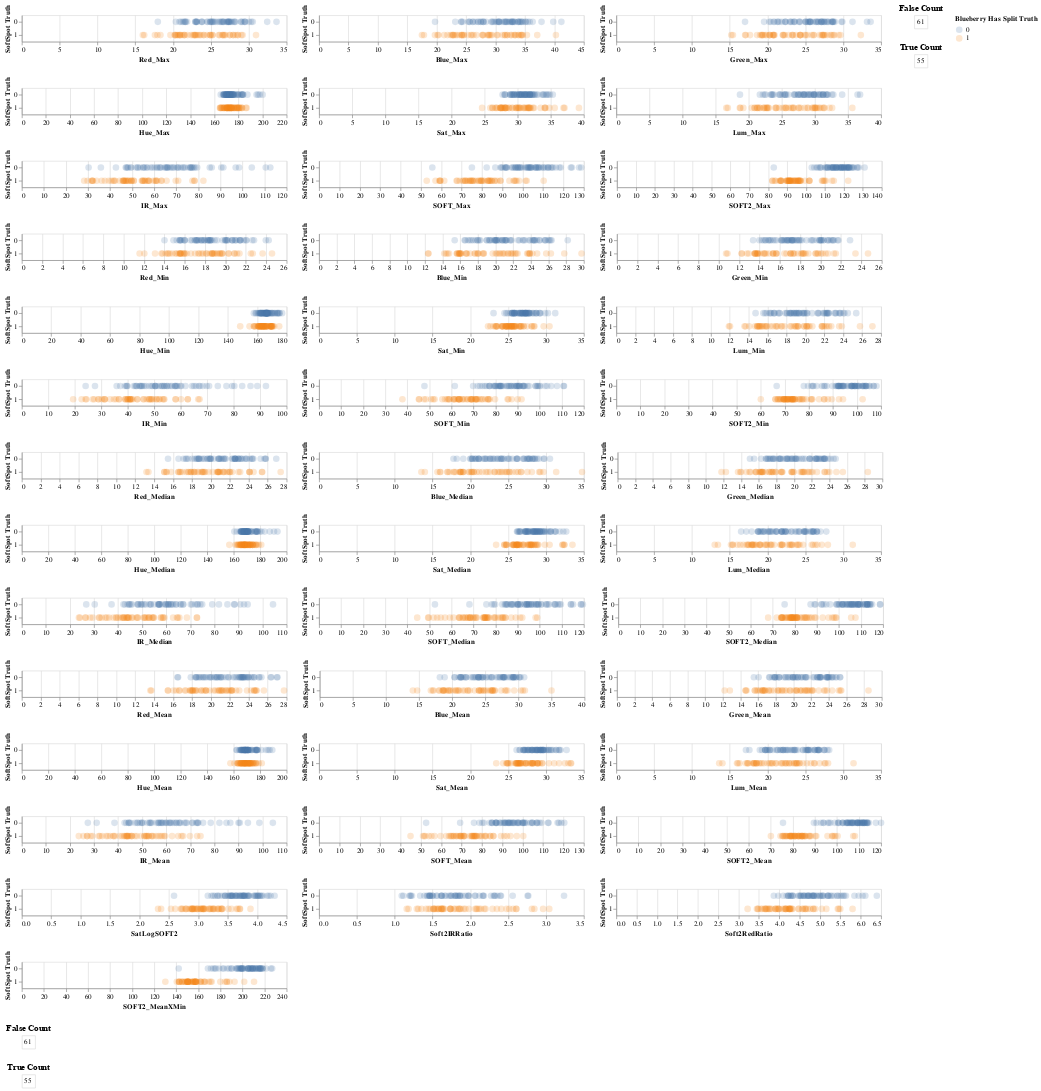

The code cell stored with this chart in its notebook:
### Code cell
## set type interval

choice = frame
brush1 = alt.selection_interval(
    on="[mousedown[event.altKey], mouseup] > mousemove",
    name='brush1',
    encodings = ['x']
)
brush2 = alt.selection_interval(
    on="[mousedown[event.shiftKey], mouseup] > mousemove",
    mark=alt.BrushConfig(fill="#fdbb84", fillOpacity=0.5, stroke="#e34a33"),
    name='brush2',
    encodings = ['x']
)
brush3 = alt.selection_interval(
    on="[mousedown[event.ctrlKey], mouseup] > mousemove",
    encodings=['x'],
    mark=alt.BrushConfig(fill="#757575", fillOpacity=0.5, stroke="#e34a33")
  )
# brush4 = alt.selection_interval(encodings=['x'])
# brush5 = alt.selection_interval(encodings=['x'])

chart = alt.Chart(choice).mark_circle(opacity = 0.2, size = 100).encode(
    alt.Y('Blueberry Has Split Truth:N', title = 'SoftSpot Truth'),
    color = alt.condition(brush1 & brush2 & brush3, 'Blueberry Has Split Truth:N', alt.value('lightgray'))
).add_selection(
    brush1, brush2, brush3
)

# chart = alt.Chart(choice).mark_circle(opacity = 0.2, size = 100).encode(
#     y = 'Blueberry Has Split Truth:N'
# )

tbrush1 = alt.selection_interval(encodings = ['x'])
tbrush2 = alt.selection_interval(encodings = ['x'])
tbrush3 = alt.selection_interval(encodings = ['x'])

# Base chart for Matrix
fp = alt.Chart(choice[choice['Blueberry Has Split Truth'] == 0]).mark_text().encode(
  y=alt.Y('count:O',axis=None)
).transform_filter(
    brush1 & brush2 & brush3
)

tp = alt.Chart(choice[choice['Blueberry Has Split Truth'] == 1]).mark_text().encode(
  y=alt.Y('count:O',axis=None)
).transform_filter(
    brush1 & brush2 & brush3
)

# print('Correlation')
# rounding = 3
# print([round(corrMax['Red_Max']['Blueberry Has Split Truth'], rounding),round(corrMax['Blue_Max']['Blueberry Has Split Truth'], rounding),round(corrMax['Green_Max']['Blueberry Has Split Truth'], rounding)])
# print([round(corrMax['Hue_Max']['Blueberry Has Split Truth'], rounding),round(corrMax['Sat_Max']['Blueberry Has Split Truth'], rounding),round(corrMax['Lum_Max']['Blueberry Has Split Truth'], rounding)])
# print([round(corrMax['IR_Max']['Blueberry Has Split Truth'], rounding),round(corrMax['SOFT_Max']['Blueberry Has Split Truth'], rounding),round(corrMax['SOFT2_Max']['Blueberry Has Split Truth'], rounding)])

m_0 = fp.encode(text = 'count():N', key = 'Blueberry Has Split Truth').properties(title='False Count')
m_1 = tp.encode(text = 'count():N', key = 'Blueberry Has Split Truth').properties(title='True Count')

cmax = (chart.encode(x='Red_Max:Q') | chart.encode(x='Blue_Max:Q') | chart.encode(x='Green_Max:Q')) & (chart.encode(x='Hue_Max:Q') | chart.encode(x='Sat_Max:Q') | chart.encode(x='Lum_Max:Q'))  & (chart.encode(x='IR_Max:Q') | chart.encode(x='SOFT_Max:Q') | chart.encode(x='SOFT2_Max:Q'))
cmin = (chart.encode(x='Red_Min:Q') | chart.encode(x='Blue_Min:Q') | chart.encode(x='Green_Min:Q')) & (chart.encode(x='Hue_Min:Q') | chart.encode(x='Sat_Min:Q') | chart.encode(x='Lum_Min:Q'))  & (chart.encode(x='IR_Min:Q') | chart.encode(x='SOFT_Min:Q') | chart.encode(x='SOFT2_Min:Q'))
cmedian = (chart.encode(x='Red_Median:Q') | chart.encode(x='Blue_Median:Q') | chart.encode(x='Green_Median:Q')) & (chart.encode(x='Hue_Median:Q') | chart.encode(x='Sat_Median:Q') | chart.encode(x='Lum_Median:Q'))  & (chart.encode(x='IR_Median:Q') | chart.encode(x='SOFT_Median:Q') | chart.encode(x='SOFT2_Median:Q'))
cmean = (chart.encode(x='Red_Mean:Q') | chart.encode(x='Blue_Mean:Q') | chart.encode(x='Green_Mean:Q')) & (chart.encode(x='Hue_Mean:Q') | chart.encode(x='Sat_Mean:Q') | chart.encode(x='Lum_Mean:Q'))  & (chart.encode(x='IR_Mean:Q') | chart.encode(x='SOFT_Mean:Q') | chart.encode(x='SOFT2_Mean:Q'))
cmisc = (chart.encode(x='SatLogSOFT2:Q') | chart.encode(x='Soft2IRRatio:Q') |  chart.encode(x='Soft2RedRatio:Q')) & chart.encode(x='SOFT2_MeanXMin:Q')
print(brush1, brush2, brush3)
(cmax & cmin & cmedian & cmean & cmisc & (m_0 & m_1)) | (m_0 & m_1)

# testmax = chart.encode(x='Red_Max:Q', color = alt.condition(tbrush1, 'Blueberry Has Split Truth:N', alt.value('lightgray'))).add_selection(tbrush1) | \
#   chart.encode(x='Blue_Max:Q', color = alt.condition(tbrush2, 'Blueberry Has Split Truth:N', alt.value('lightgray'))).add_selection(tbrush2)
# testmax & (m_0 | m_1)
